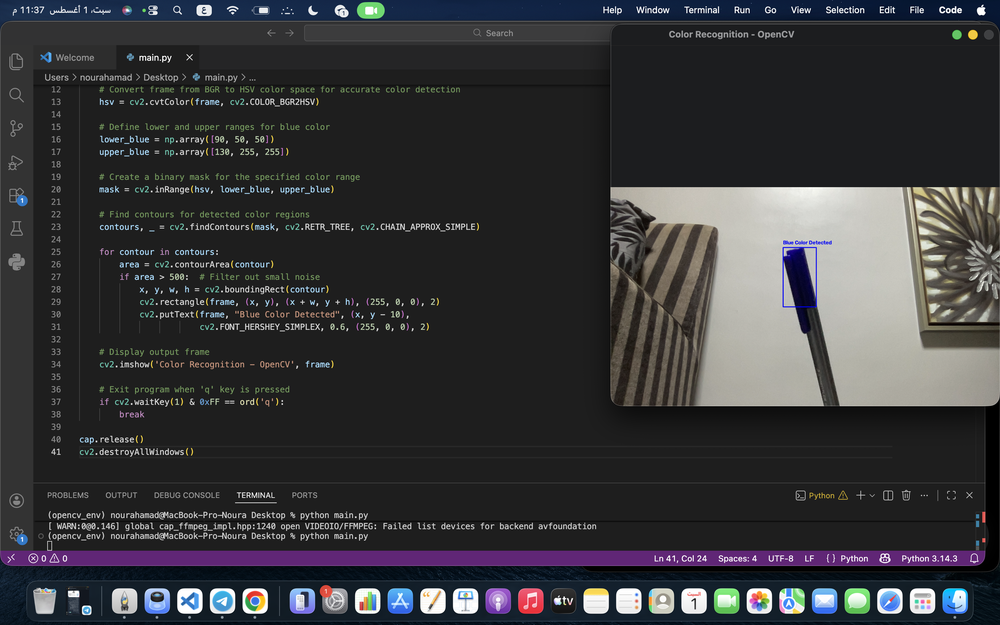
#> input picture P1.png, 1000 x 625 px, shrunk from 2880 x 1800 before the run, given in place of the camera
$ python main.py
#> lines starting #> are read from the running program, lines starting #| are printed output that depends on the picture; after the words box and inside, x2 and y2 are one past the last pixel; in counts of white or black regions, pixels touching at a corner belong together
import cv2
import numpy as np

# Initialize webcam
cap = cv2.VideoCapture(0)

while True:
    ret, frame = cap.read()
#> frame is the input picture: shape (625, 1000, 3); mean B, G, R 57.3, 54.6, 54.5
    if not ret:
        break

    # Convert frame from BGR to HSV color space for accurate color detection
    hsv = cv2.cvtColor(frame, cv2.COLOR_BGR2HSV)
#> hsv: shape (625, 1000, 3); mean H, S, V 39.4, 31.5, 60.1

    # Define lower and upper ranges for blue color
    lower_blue = np.array([90, 50, 50])
    upper_blue = np.array([130, 255, 255])

    # Create a binary mask for the specified color range
    mask = cv2.inRange(hsv, lower_blue, upper_blue)
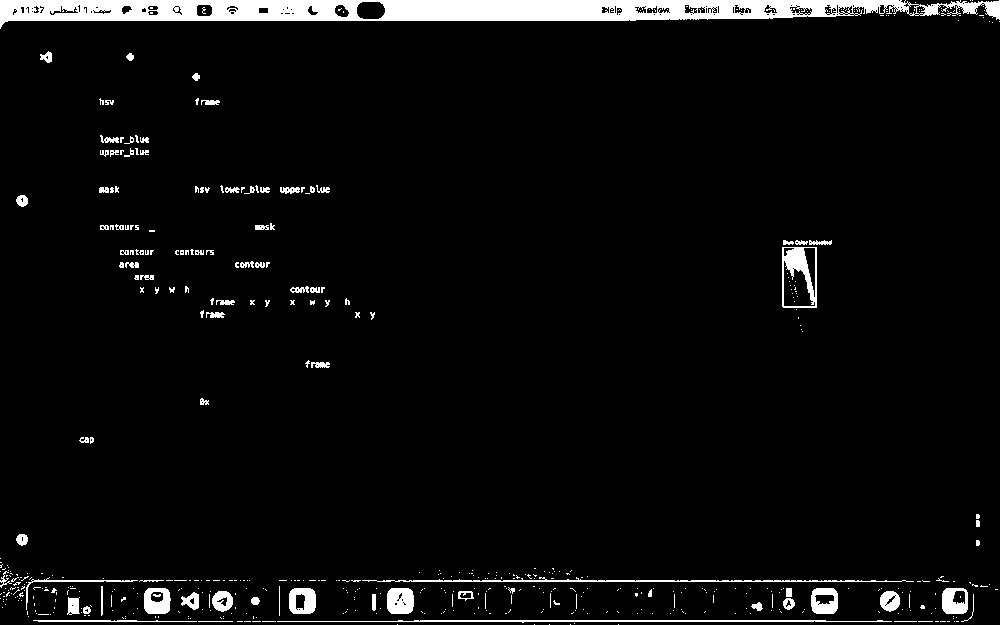
#> mask: shape (625, 1000); 4.7% white; 534 white regions (444 under 20 px)

    # Find contours for detected color regions
    contours, _ = cv2.findContours(mask, cv2.RETR_TREE, cv2.CHAIN_APPROX_SIMPLE)
#> contours = 752 contours, 646 with area under 20; largest, box (x1, y1, x2, y2) and area: (0, 0, 1000, 29) 17742, (782, 247, 817, 308) 2040, (783, 260, 816, 307) 927, (289, 588, 316, 614) 609, (811, 588, 838, 614) 608

    for contour in contours:
        area = cv2.contourArea(contour)
        if area > 500:  # Filter out small noise
            x, y, w, h = cv2.boundingRect(contour)
            cv2.rectangle(frame, (x, y), (x + w, y + h), (255, 0, 0), 2)
            cv2.putText(frame, "Blue Color Detected", (x, y - 10),
                        cv2.FONT_HERSHEY_SIMPLEX, 0.6, (255, 0, 0), 2)
#> this loop made 752 passes
#> (area, x, y, w, h) on passes 218, 224, 246, 256, 264, 468, 470, 585: (594, 942, 588, 26, 26), (608, 811, 588, 27, 26), (608, 387, 588, 27, 26), (609, 289, 588, 27, 26), (598, 144, 588, 27, 26), (2039.5, 782, 247, 35, 61), (927, 783, 260, 33, 47), (17742, 0, 0, 1000, 29)
#> area on passes 19 to 20: 423, 96
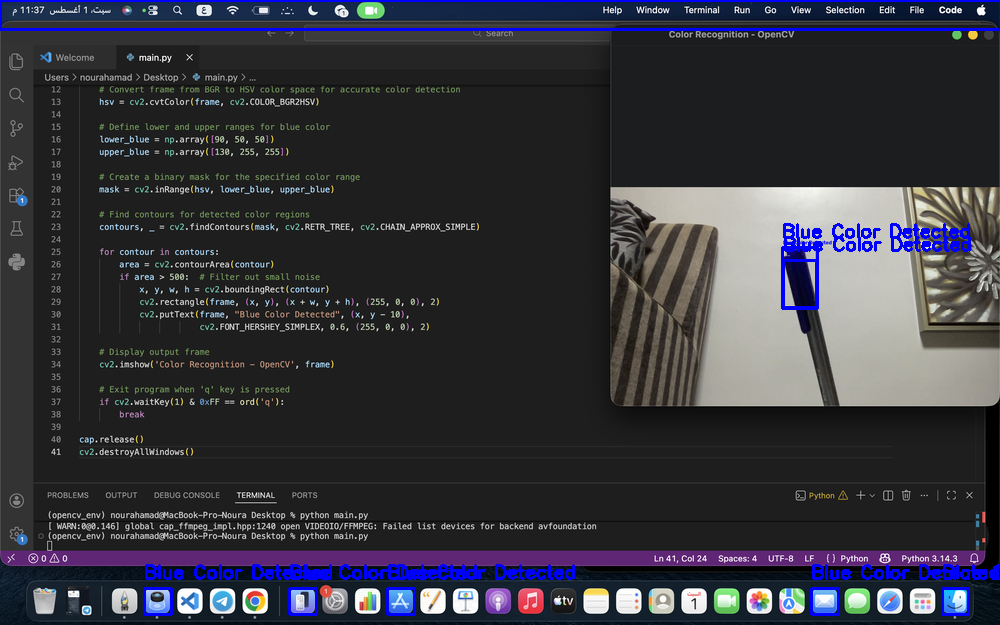
#> frame: shape (625, 1000, 3); 2.38% of pixels changed, all inside (x1, y1, x2, y2) = (0, 0, 1000, 616)

    # Display output frame
    cv2.imshow('Color Recognition - OpenCV', frame)

    # Exit program when 'q' key is pressed
    if cv2.waitKey(1) & 0xFF == ord('q'):
#> (key q is pressed here)
        break

cap.release()
cv2.destroyAllWindows()

$ run again, on P2.png
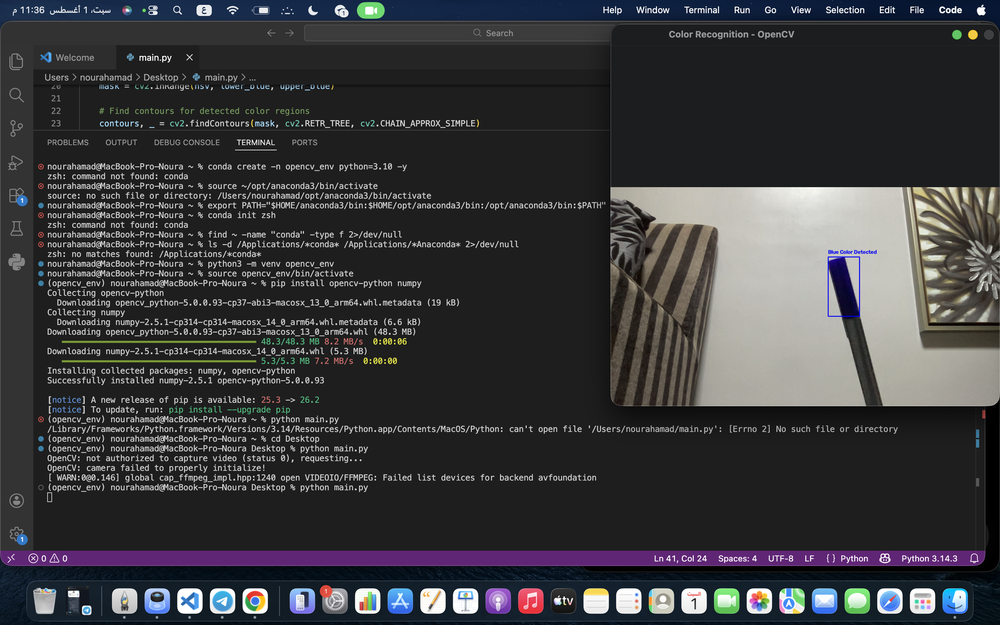
#> input picture P2.png, 1000 x 625 px, shrunk from 2880 x 1800 before the run, given in place of the camera
#> frame is the input picture: shape (625, 1000, 3); mean B, G, R 60.5, 57.9, 57.8
#> hsv: shape (625, 1000, 3); mean H, S, V 37.5, 30.7, 63.2
#> `mask = cv2.inRange(hsv, lower_blue, upper_blue)`:
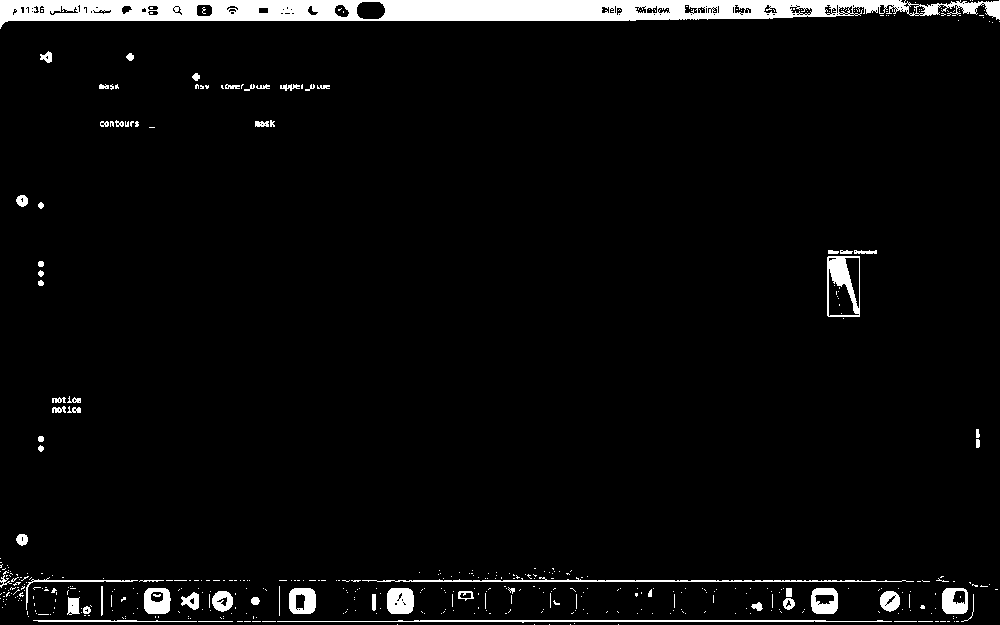
#> mask: shape (625, 1000); 4.4% white; 473 white regions (411 under 20 px)
#> contours = 663 contours, 566 with area under 20; largest, box (x1, y1, x2, y2) and area: (0, 0, 1000, 29) 17742, (827, 256, 860, 317) 1919, (828, 268, 860, 317) 773, (289, 588, 316, 614) 609, (811, 588, 838, 614) 608
#> the loop `for contour in contours:` made 663 passes
#> (area, x, y, w, h) on passes 218, 224, 246, 256, 264, 412, 413, 496: (594, 942, 588, 26, 26), (608, 811, 588, 27, 26), (608, 387, 588, 27, 26), (609, 289, 588, 27, 26), (598, 144, 588, 27, 26), (1919, 827, 256, 33, 61), (773, 828, 268, 32, 49), (17742, 0, 0, 1000, 29)
#> after the loop `for contour in contours:`:
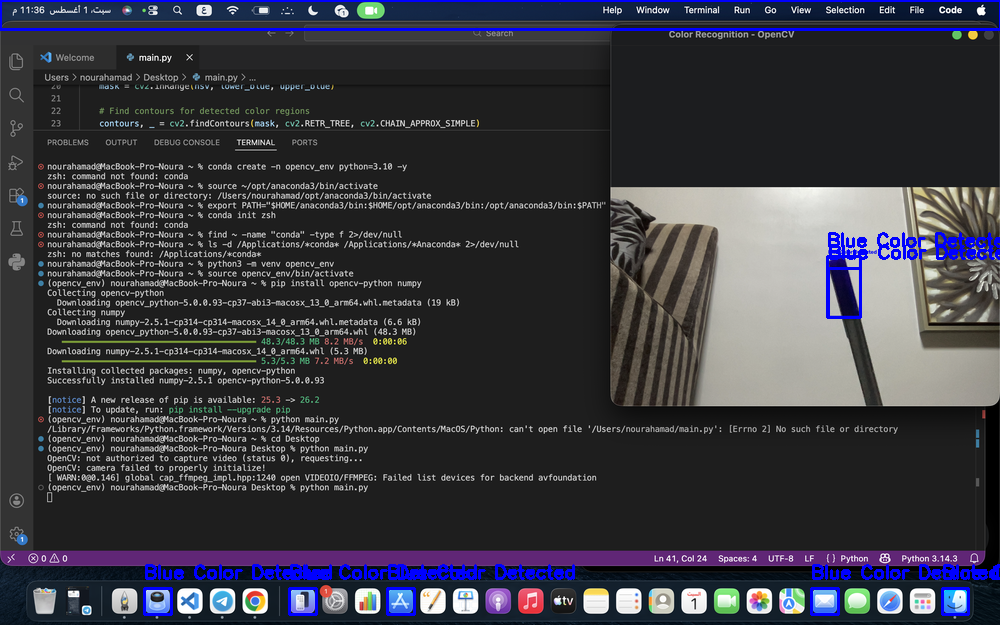
#> frame: shape (625, 1000, 3); 2.32% of pixels changed, all inside (x1, y1, x2, y2) = (0, 0, 1000, 616)
